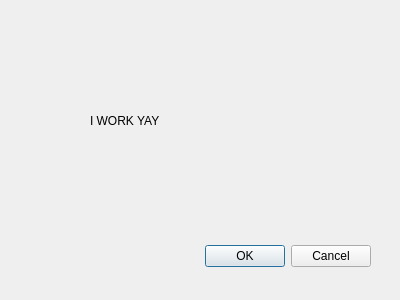
<?xml version="1.0" encoding="UTF-8"?>
<ui version="4.0">
 <class>Dialog</class>
 <widget class="QDialog" name="Dialog">
  <property name="geometry">
   <rect>
    <x>0</x>
    <y>0</y>
    <width>400</width>
    <height>300</height>
   </rect>
  </property>
  <property name="windowTitle">
   <string>Dialog</string>
  </property>
  <widget class="QDialogButtonBox" name="buttonBox">
   <property name="geometry">
    <rect>
     <x>30</x>
     <y>240</y>
     <width>341</width>
     <height>32</height>
    </rect>
   </property>
   <property name="orientation">
    <enum>Qt::Horizontal</enum>
   </property>
   <property name="standardButtons">
    <set>QDialogButtonBox::Cancel|QDialogButtonBox::Ok</set>
   </property>
  </widget>
  <widget class="QLabel" name="label">
   <property name="geometry">
    <rect>
     <x>90</x>
     <y>100</y>
     <width>191</width>
     <height>41</height>
    </rect>
   </property>
   <property name="text">
    <string>I WORK YAY</string>
   </property>
  </widget>
 </widget>
 <resources/>
 <connections>
  <connection>
   <sender>buttonBox</sender>
   <signal>accepted()</signal>
   <receiver>Dialog</receiver>
   <slot>accept()</slot>
   <hints>
    <hint type="sourcelabel">
     <x>248</x>
     <y>254</y>
    </hint>
    <hint type="destinationlabel">
     <x>157</x>
     <y>274</y>
    </hint>
   </hints>
  </connection>
  <connection>
   <sender>buttonBox</sender>
   <signal>rejected()</signal>
   <receiver>Dialog</receiver>
   <slot>reject()</slot>
   <hints>
    <hint type="sourcelabel">
     <x>316</x>
     <y>260</y>
    </hint>
    <hint type="destinationlabel">
     <x>286</x>
     <y>274</y>
    </hint>
   </hints>
  </connection>
 </connections>
</ui>
